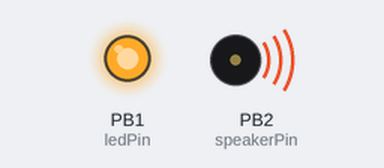
Simulated run of this sketch. Board: ATtiny85, built with avr-gcc and run on an emulated ATtiny85. Shown: output pins drawn as LEDs (lit = HIGH), buzzer (waves = sounding). Pins used as bus, display or sensor lines are not drawn.

Above: at 1.2 s.
At 3.39 s:
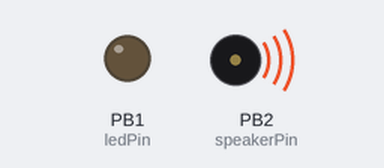
At 7.44 s:
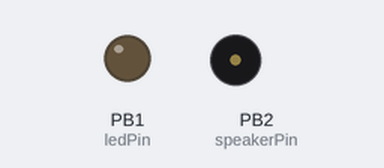
Timing chart, 0 to 8.7 s (numbered marks = the images above):
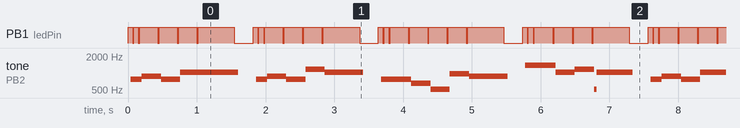

Measured:
- by itself, PB1 (ledPin): moves between LOW and HIGH, repeating every 7.6 s
- by itself, tone on PB2 (speakerPin): plays 776 Hz for 0.16 s, 869 Hz for 0.28 s, 776 Hz for 0.28 s, 1032 Hz for 0.84 s, 776 Hz for 0.16 s, 869 Hz for 0.28 s … (327 notes in this stretch)

The sketch:

trinket_music_buzzer.ino
```cpp
/*
 * Author: Michael Ybarra
 *
 * Project: Music buzzer
 *          Using a Trinket and buzzer. The following #defines
 * sync the piano keys. 4 songs are avalible to play
 * Happy Birthday, Jingle Bells, Twinkle twinkle little star and
 * ABC's. just uncomment the one or ones to be played repeatedly.
 *
 *
 * Trinket Reminder
 * -plug in trinket and within 10secs upload code, if unsuccessful
 * unplug and try again. Trinket will blink red when its ready to
 * boot.
 *
 * -Tools -Board -> Adafruit Trinket(ATtiny85@8MHz)
 *        -Port ->"none"
 *        -Programmer -> USBtinyISP
 *
 *
*/


// test 1 happy birthday song.

// pins used
int ledPin = 1;      // built in led
int speakerPin = 2;  // buzzer


// time scale
int ms = 1000;             // 1s
#define half ms/2          // .5s
#define third ms/3         // .333s
#define quarter ms/4       // .25s
#define eighth ms/8        // .125s
#define sixteenth ms/16    // .0625s


// key board
#define NOTE_B0  31     // B0
#define NOTE_C1  33     // 1
#define NOTE_CS1 35
#define NOTE_D1  37
#define NOTE_DS1 39
#define NOTE_E1  41
#define NOTE_F1  44
#define NOTE_FS1 46
#define NOTE_G1  49
#define NOTE_GS1 52
#define NOTE_A1  55
#define NOTE_AS1 58
#define NOTE_B1  62
#define NOTE_C2  65     // 2
#define NOTE_CS2 69
#define NOTE_D2  73
#define NOTE_DS2 78
#define NOTE_E2  82
#define NOTE_F2  87
#define NOTE_FS2 93
#define NOTE_G2  98
#define NOTE_GS2 104
#define NOTE_A2  110
#define NOTE_AS2 117
#define NOTE_B2  123
#define NOTE_C3  131    // 3
#define NOTE_CS3 139
#define NOTE_D3  147
#define NOTE_DS3 156
#define NOTE_E3  165
#define NOTE_F3  175
#define NOTE_FS3 185
#define NOTE_G3  196
#define NOTE_GS3 208
#define NOTE_A3  220
#define NOTE_AS3 233
#define NOTE_B3  247
#define NOTE_C4  262    // 4
#define NOTE_CS4 277
#define NOTE_D4  294
#define NOTE_DS4 311
#define NOTE_E4  330
#define NOTE_F4  349
#define NOTE_FS4 370
#define NOTE_G4  392
#define NOTE_GS4 415
#define NOTE_A4  440
#define NOTE_AS4 466
#define NOTE_B4  494
#define NOTE_C5  523    // 5
#define NOTE_CS5 554
#define NOTE_D5  587
#define NOTE_DS5 622
#define NOTE_E5  659
#define NOTE_F5  698
#define NOTE_FS5 740
#define NOTE_G5  784
#define NOTE_GS5 831
#define NOTE_A5  880
#define NOTE_AS5 932
#define NOTE_B5  988
#define NOTE_C6  1047   // 6  1000
#define NOTE_CS6 1109
#define NOTE_D6  1175
#define NOTE_DS6 1245
#define NOTE_E6  1319
#define NOTE_F6  1397
#define NOTE_FS6 1480
#define NOTE_G6  1568
#define NOTE_GS6 1661
#define NOTE_A6  1760
#define NOTE_AS6 1865
#define NOTE_B6  1976
#define NOTE_C7  2093   // 7 2100
#define NOTE_CS7 2217
#define NOTE_D7  2349
#define NOTE_DS7 2489
#define NOTE_E7  2637
#define NOTE_F7  2794
#define NOTE_FS7 2960
#define NOTE_G7  3136
#define NOTE_GS7 3322
#define NOTE_A7  3520
#define NOTE_AS7 3729
#define NOTE_B7  3951
#define NOTE_C8  4186   // 8 4200
#define NOTE_CS8 4435
#define NOTE_D8  4699
#define NOTE_DS8 4978

void setup()
{
  pinMode(ledPin,OUTPUT);
  pinMode(speakerPin, OUTPUT);
}

void loop()
{
  // uncomment to play
  happy_birthday();
  //  twinkle_twinkle_little_star();
  //  jingle_bells();
  //  abc();
}

void beep(unsigned char speakerPin, int frequency, long time)
{
    digitalWrite(ledPin, HIGH);

    int i;
    long delay_time = (long)(1000000/frequency);
    long loop_time = (long)((time*1000)/(delay_time*2));
    for (i=0; i<loop_time; i++)
    {
        digitalWrite(speakerPin,HIGH);
        delayMicroseconds(delay_time);
        digitalWrite(speakerPin,LOW);
        delayMicroseconds(delay_time);
    }

    digitalWrite(ledPin, LOW);

    delay(20);
}


// all of the above is a standard templette use this
// then begin to write song.

// insert song to be played
// i.e. happy birthday


// not working timing is off.

void happy_birthday(){
    int tempo = 65;
// time conversion     1000ms = 1s

    // Happy Birthday to you
    beep(speakerPin, NOTE_G6, 1 * tempo);
    beep(speakerPin, NOTE_G6, 1 * tempo);
    beep(speakerPin, NOTE_A6, 4 * tempo);
    beep(speakerPin, NOTE_G6, 4 * tempo); // G
    beep(speakerPin, NOTE_C7, 4 * tempo); // c
    beep(speakerPin, NOTE_B6, 8 * tempo); // B
    delay(quarter);


    // Happy Birthday to you
    beep(speakerPin, NOTE_G6, 1 * tempo);
    beep(speakerPin, NOTE_G6, 1 * tempo);
    beep(speakerPin, NOTE_A6, 4 * tempo);
    beep(speakerPin, NOTE_G6, 4 * tempo);
    beep(speakerPin, NOTE_D7, 4 * tempo); //d
    beep(speakerPin, NOTE_C7, 8 * tempo); //c
    delay(quarter);


    // Happy birthday to (name).
    beep(speakerPin, NOTE_G6, 1 * tempo);
    beep(speakerPin, NOTE_G6, 1 * tempo);  // here
    beep(speakerPin, NOTE_G6, 4 * tempo);  //x
    beep(speakerPin, NOTE_E6, 4 * tempo); // e
    beep(speakerPin, NOTE_C6, 4 * tempo);// c
    beep(speakerPin, NOTE_B6, 4 * tempo);
    beep(speakerPin, NOTE_A6, 8 * tempo);
    delay(quarter);


    // Happy birthday to you
    beep(speakerPin, NOTE_F7, 1 * tempo);
    beep(speakerPin, NOTE_F7, 1 * tempo);
    beep(speakerPin, NOTE_E7, 4 * tempo);
    beep(speakerPin, NOTE_C7, 4 * tempo);
    beep(speakerPin, NOTE_D7, 4 * tempo);
    beep(speakerPin, NOTE_C7, 8 * tempo);
    delay(quarter);


}


// working song
void jingle_bells(){

    int tempo = 150;

    // Jingle bells, jingle bells
    beep(speakerPin, NOTE_E5, 1 * tempo); delay(tempo / 2);
    beep(speakerPin, NOTE_E5, 1 * tempo); delay(tempo / 2);
    beep(speakerPin, NOTE_E5, 2 * tempo); delay(tempo / 2);
    beep(speakerPin, NOTE_E5, 1 * tempo); delay(tempo / 2);
    beep(speakerPin, NOTE_E5, 1 * tempo); delay(tempo / 2);
    beep(speakerPin, NOTE_E5, 2 * tempo); delay(tempo / 2);


    // Jingle all the way
    beep(speakerPin, NOTE_E5, 1 * tempo);    delay(tempo / 2);
    beep(speakerPin, NOTE_G5, 1 * tempo);    delay(tempo / 2);
    beep(speakerPin, NOTE_C5, 1 * tempo);    delay(tempo / 2);
    beep(speakerPin, NOTE_D5, 1 * tempo);    delay(tempo / 2);
    beep(speakerPin, NOTE_E5, 4 * tempo);    delay(tempo / 2);


    // Oh, what fun it is to ride
    beep(speakerPin, NOTE_F5, 1 * tempo);    delay(tempo / 2);
    beep(speakerPin, NOTE_F5, 1 * tempo);    delay(tempo / 2);
    beep(speakerPin, NOTE_F5, 1 * tempo);    delay(tempo / 2);
    beep(speakerPin, NOTE_F5, 1 * tempo);    delay(tempo / 2);
    beep(speakerPin, NOTE_F5, 1 * tempo);    delay(tempo / 2);
    beep(speakerPin, NOTE_F5, 1 * tempo);    delay(tempo / 2);
    beep(speakerPin, NOTE_E5, 1 * tempo);    delay(tempo / 2);
    beep(speakerPin, NOTE_E5, 1 * tempo);    delay(tempo / 2);


    // In a one horse open sleigh hey
    beep(speakerPin, NOTE_E5, 1 * tempo);    delay(tempo / 2);
    beep(speakerPin, NOTE_E5, 1 * tempo);    delay(tempo / 2);
    beep(speakerPin, NOTE_E5, 1 * tempo);    delay(tempo / 2);
    beep(speakerPin, NOTE_D5, 1 * tempo);    delay(tempo / 2);
    beep(speakerPin, NOTE_D5, 1 * tempo);    delay(tempo / 2);
    beep(speakerPin, NOTE_E5, 1 * tempo);    delay(tempo / 2);
    beep(speakerPin, NOTE_D5, 2 * tempo);    delay(tempo / 2);
    beep(speakerPin, NOTE_G5, 2 * tempo);    delay(ms * 2);


}


// working twinkle twinkle little star.
void twinkle_twinkle_little_star(){
int tempo = 200;

    // A B C D E F G
    // notes CCGGAAG
    beep(speakerPin, NOTE_C5, 1 * tempo);    delay(tempo / 2);
    beep(speakerPin, NOTE_C5, 1 * tempo);    delay(tempo / 2);
    beep(speakerPin, NOTE_G5, 1 * tempo);    delay(tempo / 2);
    beep(speakerPin, NOTE_G5, 1 * tempo);    delay(tempo / 2);
    beep(speakerPin, NOTE_A5, 1 * tempo);    delay(tempo / 2);
    beep(speakerPin, NOTE_A5, 1 * tempo);    delay(tempo / 2);
    beep(speakerPin, NOTE_G5, 2 * tempo);    delay(quarter);


    // H I J K L M N O P
    // note FFEEDDC
    beep(speakerPin, NOTE_F5, 1 * tempo);    delay(tempo / 2);
    beep(speakerPin, NOTE_F5, 1 * tempo);    delay(tempo / 2);
    beep(speakerPin, NOTE_E5, 1 * tempo);    delay(tempo / 2);
    beep(speakerPin, NOTE_E5, 1 * tempo);    delay(tempo / 2);
    beep(speakerPin, NOTE_D5, 1 * tempo);    delay(tempo / 2);
    beep(speakerPin, NOTE_D5, 1 * tempo);    delay(tempo / 2);
    beep(speakerPin, NOTE_C5, 2 * tempo);    delay(quarter);


    // Q R S T U V
    // notes GGFFEED
    beep(speakerPin, NOTE_G5, 1 * tempo);    delay(tempo / 2);
    beep(speakerPin, NOTE_G5, 1 * tempo);    delay(tempo / 2);
    beep(speakerPin, NOTE_F5, 1 * tempo);    delay(tempo / 2);
    beep(speakerPin, NOTE_F5, 1 * tempo);    delay(tempo / 2);
    beep(speakerPin, NOTE_E5, 1 * tempo);    delay(tempo / 2);
    beep(speakerPin, NOTE_E5, 1 * tempo);    delay(tempo / 2);
    beep(speakerPin, NOTE_D5, 2 * tempo);    delay(quarter);


    // W X Y and Z
    // notes GGFFEED
    beep(speakerPin, NOTE_G5, 1 * tempo);    delay(tempo / 2);
    beep(speakerPin, NOTE_G5, 1 * tempo);    delay(tempo / 2);
    beep(speakerPin, NOTE_F5, 1 * tempo);    delay(tempo / 2);
    beep(speakerPin, NOTE_F5, 1 * tempo);    delay(tempo / 2);
    beep(speakerPin, NOTE_E5, 1 * tempo);    delay(tempo / 2);
    beep(speakerPin, NOTE_E5, 1 * tempo);    delay(tempo / 2);
    beep(speakerPin, NOTE_D5, 2 * tempo);    delay(quarter);


    // Now I know my ABC's
    // notes CCGGAAG
    beep(speakerPin, NOTE_C5, 1 * tempo);    delay(tempo / 2);
    beep(speakerPin, NOTE_C5, 1 * tempo);    delay(tempo / 2);
    beep(speakerPin, NOTE_G5, 1 * tempo);    delay(tempo / 2);
    beep(speakerPin, NOTE_G5, 1 * tempo);    delay(tempo / 2);
    beep(speakerPin, NOTE_A5, 1 * tempo);    delay(tempo / 2);
    beep(speakerPin, NOTE_A5, 1 * tempo);    delay(tempo / 2);
    beep(speakerPin, NOTE_G5, 2 * tempo);    delay(quarter);


    // Next time wont you sing with me.
    // notes FFEEDDC
    beep(speakerPin, NOTE_F5, 1 * tempo);    delay(tempo / 2);
    beep(speakerPin, NOTE_F5, 1 * tempo);    delay(tempo / 2);
    beep(speakerPin, NOTE_E5, 1 * tempo);    delay(tempo / 2);
    beep(speakerPin, NOTE_E5, 1 * tempo);    delay(tempo / 2);
    beep(speakerPin, NOTE_D5, 1 * tempo);    delay(tempo / 2);
    beep(speakerPin, NOTE_D5, 1 * tempo);    delay(tempo / 2);
    beep(speakerPin, NOTE_C5, 2 * tempo);    delay(ms * 2);


}


void abc(){

  int tempo = 200;

    // A B C D E F G
    // notes CCGGAAG
    beep(speakerPin, NOTE_C6, 1 * tempo);    delay(tempo / 2);
    beep(speakerPin, NOTE_C6, 1 * tempo);    delay(tempo / 2);
    beep(speakerPin, NOTE_G6, 1 * tempo);    delay(tempo / 2);
    beep(speakerPin, NOTE_G6, 1 * tempo);    delay(tempo / 2);
    beep(speakerPin, NOTE_A6, 1 * tempo);    delay(tempo / 2);
    beep(speakerPin, NOTE_A6, 1 * tempo);    delay(tempo / 2);
    beep(speakerPin, NOTE_G6, 2 * tempo);    delay(quarter);


    // H I J K L M N O P
    // note FFEEDDC
    beep(speakerPin, NOTE_F6, 1 * tempo);    delay(tempo / 2);
    beep(speakerPin, NOTE_F6, 1 * tempo);    delay(tempo / 2);
    beep(speakerPin, NOTE_E6, 1 * tempo);    delay(tempo / 2);
    beep(speakerPin, NOTE_E6, 1 * tempo);    delay(tempo / 2);
    beep(speakerPin, NOTE_D6, 1 * tempo);    delay(tempo / 2);
    beep(speakerPin, NOTE_D6, 1 * tempo);    delay(tempo / 2);
    beep(speakerPin, NOTE_C6, 2 * tempo);    delay(quarter);


    // Q R S T U V
    // notes GGFFEED
    beep(speakerPin, NOTE_G6, 1 * tempo);    delay(tempo / 2);
    beep(speakerPin, NOTE_G6, 1 * tempo);    delay(tempo / 2);
    beep(speakerPin, NOTE_F6, 1 * tempo);    delay(tempo / 2);
    beep(speakerPin, NOTE_F6, 1 * tempo);    delay(tempo / 2);
    beep(speakerPin, NOTE_E6, 1 * tempo);    delay(tempo / 2);
    beep(speakerPin, NOTE_E6, 1 * tempo);    delay(tempo / 2);
    beep(speakerPin, NOTE_D6, 2 * tempo);    delay(quarter);


    // W X Y and Z
    // notes GGFFEED
    beep(speakerPin, NOTE_G6, 1 * tempo);    delay(tempo / 2);
    beep(speakerPin, NOTE_G6, 1 * tempo);    delay(tempo / 2);
    beep(speakerPin, NOTE_F6, 1 * tempo);    delay(tempo / 2);
    beep(speakerPin, NOTE_F6, 1 * tempo);    delay(tempo / 2);
    beep(speakerPin, NOTE_E6, 1 * tempo);    delay(tempo / 2);
    beep(speakerPin, NOTE_E6, 1 * tempo);    delay(tempo / 2);
    beep(speakerPin, NOTE_D6, 2 * tempo);    delay(quarter);


    // Now I know my ABC's
    // notes CCGGAAG
    beep(speakerPin, NOTE_C6, 1 * tempo);    delay(tempo / 2);
    beep(speakerPin, NOTE_C6, 1 * tempo);    delay(tempo / 2);
    beep(speakerPin, NOTE_G6, 1 * tempo);    delay(tempo / 2);
    beep(speakerPin, NOTE_G6, 1 * tempo);    delay(tempo / 2);
    beep(speakerPin, NOTE_A6, 1 * tempo);    delay(tempo / 2);
    beep(speakerPin, NOTE_A6, 1 * tempo);    delay(tempo / 2);
    beep(speakerPin, NOTE_G6, 2 * tempo);    delay(quarter);


    // Next time wont you sing with me.
    // notes FFEEDDC
    beep(speakerPin, NOTE_F6, 1 * tempo);    delay(tempo / 2);
    beep(speakerPin, NOTE_F6, 1 * tempo);    delay(tempo / 2);
    beep(speakerPin, NOTE_E6, 1 * tempo);    delay(tempo / 2);
    beep(speakerPin, NOTE_E6, 1 * tempo);    delay(tempo / 2);
    beep(speakerPin, NOTE_D6, 1 * tempo);    delay(tempo / 2);
    beep(speakerPin, NOTE_D6, 1 * tempo);    delay(tempo / 2);
    beep(speakerPin, NOTE_C6, 2 * tempo);    delay(ms * 2);
}
```
